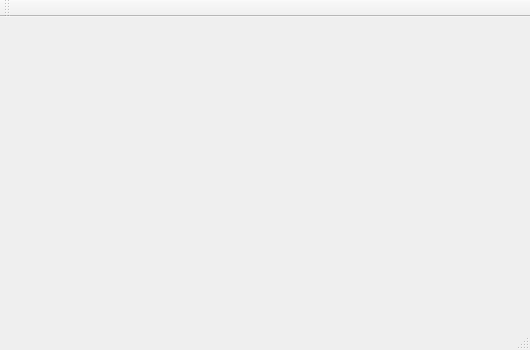
<?xml version="1.0" encoding="UTF-8"?>
<ui version="4.0">
 <class>MainWindow</class>
 <widget class="QMainWindow" name="MainWindow">
  <property name="geometry">
   <rect>
    <x>0</x>
    <y>0</y>
    <width>530</width>
    <height>350</height>
   </rect>
  </property>
  <property name="sizePolicy">
   <sizepolicy hsizetype="Fixed" vsizetype="Fixed">
    <horstretch>0</horstretch>
    <verstretch>0</verstretch>
   </sizepolicy>
  </property>
  <property name="minimumSize">
   <size>
    <width>530</width>
    <height>350</height>
   </size>
  </property>
  <property name="maximumSize">
   <size>
    <width>530</width>
    <height>350</height>
   </size>
  </property>
  <property name="windowTitle">
   <string>MainWindow</string>
  </property>
  <widget class="QWidget" name="centralWidget">
   <widget class="QStackedWidget" name="MainW_StackedWidget">
    <property name="geometry">
     <rect>
      <x>0</x>
      <y>0</y>
      <width>530</width>
      <height>300</height>
     </rect>
    </property>
    <property name="sizePolicy">
     <sizepolicy hsizetype="Fixed" vsizetype="Fixed">
      <horstretch>0</horstretch>
      <verstretch>0</verstretch>
     </sizepolicy>
    </property>
    <property name="minimumSize">
     <size>
      <width>530</width>
      <height>300</height>
     </size>
    </property>
    <property name="maximumSize">
     <size>
      <width>530</width>
      <height>300</height>
     </size>
    </property>
   </widget>
  </widget>
  <widget class="QMenuBar" name="menuBar">
   <property name="geometry">
    <rect>
     <x>0</x>
     <y>0</y>
     <width>530</width>
     <height>21</height>
    </rect>
   </property>
  </widget>
  <widget class="QToolBar" name="mainToolBar">
   <attribute name="toolBarArea">
    <enum>TopToolBarArea</enum>
   </attribute>
   <attribute name="toolBarBreak">
    <bool>false</bool>
   </attribute>
  </widget>
  <widget class="QStatusBar" name="statusBar"/>
 </widget>
 <layoutdefault spacing="6" margin="11"/>
 <resources/>
 <connections/>
</ui>
